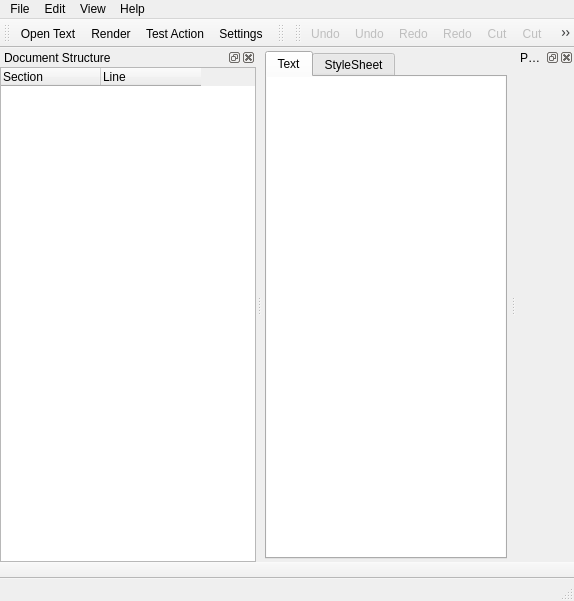
<?xml version="1.0" encoding="UTF-8"?>
<ui version="4.0">
 <class>MainWindow</class>
 <widget class="QMainWindow" name="MainWindow">
  <property name="geometry">
   <rect>
    <x>0</x>
    <y>0</y>
    <width>574</width>
    <height>601</height>
   </rect>
  </property>
  <property name="windowTitle">
   <string>Bookrest</string>
  </property>
  <property name="windowIcon">
   <iconset resource="icons.qrc">
    <normaloff>:/icons/kaddressbook.svg</normaloff>:/icons/kaddressbook.svg</iconset>
  </property>
  <widget class="QWidget" name="centralWidget">
   <layout class="QHBoxLayout" name="horizontalLayout_3">
    <property name="margin">
     <number>3</number>
    </property>
    <item>
     <widget class="QTabWidget" name="tabs">
      <property name="sizePolicy">
       <sizepolicy hsizetype="Expanding" vsizetype="Expanding">
        <horstretch>0</horstretch>
        <verstretch>0</verstretch>
       </sizepolicy>
      </property>
      <property name="currentIndex">
       <number>0</number>
      </property>
      <widget class="QWidget" name="tab">
       <attribute name="title">
        <string>Text</string>
       </attribute>
       <layout class="QHBoxLayout" name="horizontalLayout">
        <property name="margin">
         <number>0</number>
        </property>
        <item>
         <widget class="CodeEditor" name="text">
          <property name="font">
           <font>
            <family>DejaVu Sans Mono</family>
           </font>
          </property>
          <property name="frameShape">
           <enum>QFrame::NoFrame</enum>
          </property>
          <property name="frameShadow">
           <enum>QFrame::Plain</enum>
          </property>
          <property name="lineWidth">
           <number>0</number>
          </property>
         </widget>
        </item>
       </layout>
      </widget>
      <widget class="QWidget" name="tab_2">
       <attribute name="title">
        <string>StyleSheet</string>
       </attribute>
       <layout class="QHBoxLayout" name="horizontalLayout_2">
        <property name="margin">
         <number>0</number>
        </property>
        <item>
         <widget class="CodeEditor" name="style">
          <property name="font">
           <font>
            <family>DejaVu Sans Mono</family>
           </font>
          </property>
          <property name="frameShape">
           <enum>QFrame::NoFrame</enum>
          </property>
         </widget>
        </item>
       </layout>
      </widget>
     </widget>
    </item>
   </layout>
  </widget>
  <widget class="QStatusBar" name="statusBar"/>
  <widget class="QMenuBar" name="menuBar">
   <property name="geometry">
    <rect>
     <x>0</x>
     <y>0</y>
     <width>574</width>
     <height>28</height>
    </rect>
   </property>
   <widget class="QMenu" name="menuText">
    <property name="title">
     <string>File</string>
    </property>
    <addaction name="actionLoad_Text"/>
    <addaction name="actionLoad_Style"/>
    <addaction name="separator"/>
    <addaction name="actionSave_Text"/>
    <addaction name="actionSaveAs_Text"/>
    <addaction name="actionSave_Style"/>
    <addaction name="actionSaveAs_Style"/>
    <addaction name="actionSave_PDF"/>
    <addaction name="actionSaveAs_PDF"/>
   </widget>
   <widget class="QMenu" name="menuView">
    <property name="title">
     <string>View</string>
    </property>
   </widget>
   <widget class="QMenu" name="menuEdit">
    <property name="title">
     <string>Edit</string>
    </property>
    <addaction name="actionUndo1"/>
    <addaction name="actionUndo2"/>
    <addaction name="actionRedo1"/>
    <addaction name="actionRedo2"/>
    <addaction name="separator"/>
    <addaction name="actionCut1"/>
    <addaction name="actionCut2"/>
    <addaction name="actionCopy1"/>
    <addaction name="actionCopy2"/>
    <addaction name="actionPaste1"/>
    <addaction name="actionPaste2"/>
    <addaction name="separator"/>
    <addaction name="actionFind"/>
    <addaction name="separator"/>
    <addaction name="actionSettings"/>
   </widget>
   <widget class="QMenu" name="menuHelp">
    <property name="title">
     <string>Help</string>
    </property>
    <addaction name="actionAbout_Bookrest"/>
   </widget>
   <addaction name="menuText"/>
   <addaction name="menuEdit"/>
   <addaction name="menuView"/>
   <addaction name="menuHelp"/>
  </widget>
  <widget class="QToolBar" name="toolBar">
   <property name="windowTitle">
    <string>toolBar</string>
   </property>
   <attribute name="toolBarArea">
    <enum>TopToolBarArea</enum>
   </attribute>
   <attribute name="toolBarBreak">
    <bool>false</bool>
   </attribute>
   <addaction name="actionLoad_Text"/>
   <addaction name="actionRender"/>
   <addaction name="actionTest_Action"/>
   <addaction name="actionSettings"/>
  </widget>
  <widget class="QToolBar" name="pdfbar">
   <property name="windowTitle">
    <string>toolBar_2</string>
   </property>
   <attribute name="toolBarArea">
    <enum>TopToolBarArea</enum>
   </attribute>
   <attribute name="toolBarBreak">
    <bool>false</bool>
   </attribute>
  </widget>
  <widget class="QDockWidget" name="dock">
   <property name="windowIcon">
    <iconset resource="icons.qrc">
     <normaloff>:/icons/pdf.svg</normaloff>:/icons/pdf.svg</iconset>
   </property>
   <property name="windowTitle">
    <string>PDF Preview</string>
   </property>
   <attribute name="dockWidgetArea">
    <number>2</number>
   </attribute>
   <widget class="QWidget" name="dockWidgetContents">
    <layout class="QVBoxLayout" name="verticalLayout">
     <property name="margin">
      <number>0</number>
     </property>
     <item>
      <layout class="QVBoxLayout" name="dockLayout">
       <property name="spacing">
        <number>0</number>
       </property>
       <property name="sizeConstraint">
        <enum>QLayout::SetNoConstraint</enum>
       </property>
       <property name="bottomMargin">
        <number>0</number>
       </property>
      </layout>
     </item>
    </layout>
   </widget>
  </widget>
  <widget class="QToolBar" name="editbar">
   <property name="windowTitle">
    <string>toolBar_2</string>
   </property>
   <attribute name="toolBarArea">
    <enum>TopToolBarArea</enum>
   </attribute>
   <attribute name="toolBarBreak">
    <bool>false</bool>
   </attribute>
   <addaction name="actionUndo1"/>
   <addaction name="actionUndo2"/>
   <addaction name="actionRedo1"/>
   <addaction name="actionRedo2"/>
   <addaction name="actionCut1"/>
   <addaction name="actionCut2"/>
   <addaction name="actionCopy1"/>
   <addaction name="actionCopy2"/>
   <addaction name="actionPaste1"/>
   <addaction name="actionPaste2"/>
  </widget>
  <widget class="QToolBar" name="searchbar">
   <property name="windowTitle">
    <string>toolBar_2</string>
   </property>
   <property name="movable">
    <bool>false</bool>
   </property>
   <property name="allowedAreas">
    <set>Qt::BottomToolBarArea</set>
   </property>
   <property name="floatable">
    <bool>false</bool>
   </property>
   <attribute name="toolBarArea">
    <enum>BottomToolBarArea</enum>
   </attribute>
   <attribute name="toolBarBreak">
    <bool>false</bool>
   </attribute>
  </widget>
  <widget class="QDockWidget" name="structure">
   <property name="windowTitle">
    <string>Document Structure</string>
   </property>
   <attribute name="dockWidgetArea">
    <number>1</number>
   </attribute>
   <widget class="QWidget" name="dockWidgetContents_2">
    <layout class="QVBoxLayout" name="verticalLayout_3">
     <property name="margin">
      <number>0</number>
     </property>
     <item>
      <layout class="QVBoxLayout" name="verticalLayout_2">
       <item>
        <widget class="QTreeWidget" name="tree">
         <property name="editTriggers">
          <set>QAbstractItemView::NoEditTriggers</set>
         </property>
         <property name="showDropIndicator" stdset="0">
          <bool>false</bool>
         </property>
         <property name="alternatingRowColors">
          <bool>true</bool>
         </property>
         <property name="headerHidden">
          <bool>false</bool>
         </property>
         <attribute name="headerVisible">
          <bool>true</bool>
         </attribute>
         <attribute name="headerStretchLastSection">
          <bool>false</bool>
         </attribute>
         <column>
          <property name="text">
           <string>Section</string>
          </property>
         </column>
         <column>
          <property name="text">
           <string>Line</string>
          </property>
          <property name="textAlignment">
           <set>AlignLeft|AlignVCenter</set>
          </property>
         </column>
        </widget>
       </item>
      </layout>
     </item>
    </layout>
   </widget>
  </widget>
  <action name="actionLoad_Text">
   <property name="icon">
    <iconset resource="icons.qrc">
     <normaloff>:/icons/fileopen.svg</normaloff>:/icons/fileopen.svg</iconset>
   </property>
   <property name="text">
    <string>Open Text</string>
   </property>
   <property name="toolTip">
    <string>Open Text</string>
   </property>
  </action>
  <action name="actionLoad_Style">
   <property name="icon">
    <iconset resource="icons.qrc">
     <normaloff>:/icons/fileopen.svg</normaloff>:/icons/fileopen.svg</iconset>
   </property>
   <property name="text">
    <string>Open Style</string>
   </property>
   <property name="toolTip">
    <string>Open Style</string>
   </property>
  </action>
  <action name="actionRender">
   <property name="icon">
    <iconset resource="icons.qrc">
     <normaloff>:/icons/pdf.svg</normaloff>:/icons/pdf.svg</iconset>
   </property>
   <property name="text">
    <string>Render</string>
   </property>
  </action>
  <action name="actionSave_Text">
   <property name="icon">
    <iconset resource="icons.qrc">
     <normaloff>:/icons/filesave.svg</normaloff>:/icons/filesave.svg</iconset>
   </property>
   <property name="text">
    <string>Save Text</string>
   </property>
   <property name="toolTip">
    <string>Save Text</string>
   </property>
  </action>
  <action name="actionSave_Style">
   <property name="icon">
    <iconset resource="icons.qrc">
     <normaloff>:/icons/filesave.svg</normaloff>:/icons/filesave.svg</iconset>
   </property>
   <property name="text">
    <string>Save Style</string>
   </property>
   <property name="toolTip">
    <string>Save Style</string>
   </property>
  </action>
  <action name="actionSave_PDF">
   <property name="icon">
    <iconset resource="icons.qrc">
     <normaloff>:/icons/pdf.svg</normaloff>:/icons/pdf.svg</iconset>
   </property>
   <property name="text">
    <string>Save PDF</string>
   </property>
   <property name="toolTip">
    <string>Save PDF</string>
   </property>
  </action>
  <action name="actionSaveAs_Text">
   <property name="icon">
    <iconset resource="icons.qrc">
     <normaloff>:/icons/filesave.svg</normaloff>:/icons/filesave.svg</iconset>
   </property>
   <property name="text">
    <string>Save Text As</string>
   </property>
   <property name="toolTip">
    <string>Save Text</string>
   </property>
  </action>
  <action name="actionSaveAs_Style">
   <property name="icon">
    <iconset resource="icons.qrc">
     <normaloff>:/icons/filesave.svg</normaloff>:/icons/filesave.svg</iconset>
   </property>
   <property name="text">
    <string>Save Style As</string>
   </property>
   <property name="toolTip">
    <string>Save Style</string>
   </property>
  </action>
  <action name="actionSaveAs_PDF">
   <property name="icon">
    <iconset resource="icons.qrc">
     <normaloff>:/icons/pdf.svg</normaloff>:/icons/pdf.svg</iconset>
   </property>
   <property name="text">
    <string>Save PDF As</string>
   </property>
   <property name="toolTip">
    <string>Save PDF</string>
   </property>
  </action>
  <action name="actionUndo1">
   <property name="enabled">
    <bool>false</bool>
   </property>
   <property name="icon">
    <iconset resource="icons.qrc">
     <normaloff>:/icons/undo.svg</normaloff>:/icons/undo.svg</iconset>
   </property>
   <property name="text">
    <string>Undo</string>
   </property>
   <property name="shortcut">
    <string>Ctrl+Z</string>
   </property>
  </action>
  <action name="actionRedo1">
   <property name="enabled">
    <bool>false</bool>
   </property>
   <property name="icon">
    <iconset resource="icons.qrc">
     <normaloff>:/icons/redo.svg</normaloff>:/icons/redo.svg</iconset>
   </property>
   <property name="text">
    <string>Redo</string>
   </property>
   <property name="shortcut">
    <string>Ctrl+Shift+Z</string>
   </property>
  </action>
  <action name="actionCut1">
   <property name="enabled">
    <bool>false</bool>
   </property>
   <property name="icon">
    <iconset resource="icons.qrc">
     <normaloff>:/icons/editcut.svg</normaloff>:/icons/editcut.svg</iconset>
   </property>
   <property name="text">
    <string>Cut</string>
   </property>
   <property name="shortcut">
    <string>Ctrl+X</string>
   </property>
  </action>
  <action name="actionCopy1">
   <property name="enabled">
    <bool>false</bool>
   </property>
   <property name="icon">
    <iconset resource="icons.qrc">
     <normaloff>:/icons/editcopy.svg</normaloff>:/icons/editcopy.svg</iconset>
   </property>
   <property name="text">
    <string>Copy</string>
   </property>
   <property name="shortcut">
    <string>Ctrl+C</string>
   </property>
  </action>
  <action name="actionPaste1">
   <property name="enabled">
    <bool>false</bool>
   </property>
   <property name="icon">
    <iconset resource="icons.qrc">
     <normaloff>:/icons/editpaste.svg</normaloff>:/icons/editpaste.svg</iconset>
   </property>
   <property name="text">
    <string>Paste</string>
   </property>
   <property name="shortcut">
    <string>Ctrl+V</string>
   </property>
  </action>
  <action name="actionUndo2">
   <property name="enabled">
    <bool>false</bool>
   </property>
   <property name="icon">
    <iconset resource="icons.qrc">
     <normaloff>:/icons/undo.svg</normaloff>:/icons/undo.svg</iconset>
   </property>
   <property name="text">
    <string>Undo</string>
   </property>
   <property name="shortcut">
    <string>Ctrl+Z</string>
   </property>
  </action>
  <action name="actionRedo2">
   <property name="enabled">
    <bool>false</bool>
   </property>
   <property name="icon">
    <iconset resource="icons.qrc">
     <normaloff>:/icons/redo.svg</normaloff>:/icons/redo.svg</iconset>
   </property>
   <property name="text">
    <string>Redo</string>
   </property>
   <property name="shortcut">
    <string>Ctrl+Shift+Z</string>
   </property>
  </action>
  <action name="actionCut2">
   <property name="enabled">
    <bool>false</bool>
   </property>
   <property name="icon">
    <iconset resource="icons.qrc">
     <normaloff>:/icons/editcut.svg</normaloff>:/icons/editcut.svg</iconset>
   </property>
   <property name="text">
    <string>Cut</string>
   </property>
   <property name="shortcut">
    <string>Ctrl+X</string>
   </property>
  </action>
  <action name="actionCopy2">
   <property name="enabled">
    <bool>false</bool>
   </property>
   <property name="icon">
    <iconset resource="icons.qrc">
     <normaloff>:/icons/editcopy.svg</normaloff>:/icons/editcopy.svg</iconset>
   </property>
   <property name="text">
    <string>Copy</string>
   </property>
   <property name="shortcut">
    <string>Ctrl+C</string>
   </property>
  </action>
  <action name="actionPaste2">
   <property name="enabled">
    <bool>false</bool>
   </property>
   <property name="icon">
    <iconset resource="icons.qrc">
     <normaloff>:/icons/editpaste.svg</normaloff>:/icons/editpaste.svg</iconset>
   </property>
   <property name="text">
    <string>Paste</string>
   </property>
   <property name="shortcut">
    <string>Ctrl+V</string>
   </property>
  </action>
  <action name="actionFind">
   <property name="icon">
    <iconset resource="icons.qrc">
     <normaloff>:/icons/find.svg</normaloff>:/icons/find.svg</iconset>
   </property>
   <property name="text">
    <string>Find</string>
   </property>
   <property name="shortcut">
    <string>Ctrl+F</string>
   </property>
  </action>
  <action name="actionAbout_Bookrest">
   <property name="text">
    <string>About Bookrest</string>
   </property>
  </action>
  <action name="actionTest_Action">
   <property name="text">
    <string>Test Action</string>
   </property>
  </action>
  <action name="actionSettings">
   <property name="icon">
    <iconset resource="icons.qrc">
     <normaloff>:/icons/configure.svg</normaloff>:/icons/configure.svg</iconset>
   </property>
   <property name="text">
    <string>Settings</string>
   </property>
  </action>
 </widget>
 <customwidgets>
  <customwidget>
   <class>CodeEditor</class>
   <extends>QPlainTextEdit</extends>
   <header>codeeditor</header>
  </customwidget>
 </customwidgets>
 <tabstops>
  <tabstop>text</tabstop>
  <tabstop>tabs</tabstop>
  <tabstop>style</tabstop>
 </tabstops>
 <resources>
  <include location="icons.qrc"/>
 </resources>
 <connections/>
 <slots>
  <slot>tabChanged(int)</slot>
 </slots>
</ui>
